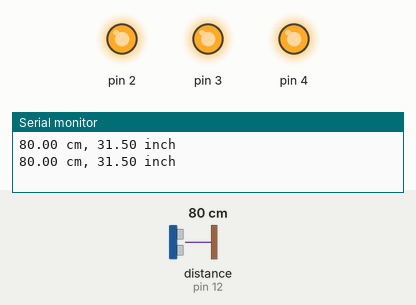
Recording of a sketch running on a simulated Arduino Uno, built with avr-gcc and run on an emulated ATmega328P. On the bench: output pins drawn as LEDs (lit = HIGH), the last lines printed to the serial monitor. Wiring (inferred from the names in the program): ultrasonic range finder: trigger pin 12; echo pin 12. The inputs (shaded band) are chosen by the test bench; at power-on: distance to the obstacle (sensor on pin 12) 80 cm. The echo pulse lasts 58.3 µs per cm.

Above: at 1.8 s.
1.9 s: distance to the obstacle (sensor on pin 12) set to 97 cm
4.2 s: distance to the obstacle (sensor on pin 12) set to 104 cm
At 7.2 s:
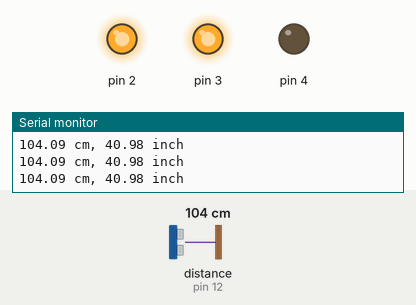
7.5 s: distance to the obstacle (sensor on pin 12) set to 194 cm
10.2 s: distance to the obstacle (sensor on pin 12) set to 204 cm
At 13.3 s:
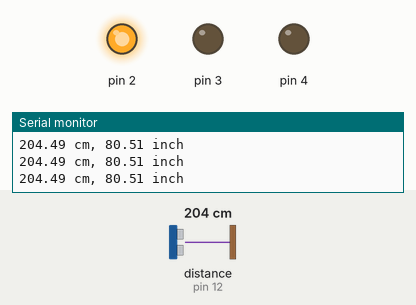
13.6 s: distance to the obstacle (sensor on pin 12) set to 4 cm
At 15.5 s:
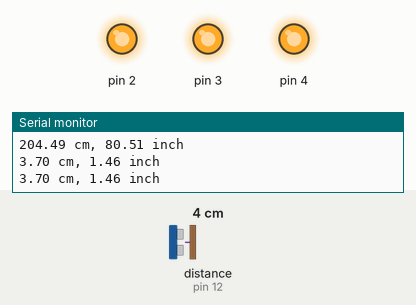
16.6 s: distance to the obstacle (sensor on pin 12) set to 120 cm
At 19.4 s:
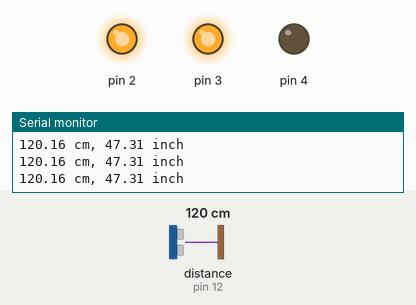
Timing chart, 0 to 20.6 s (numbered marks = the images above; inputs shaded):
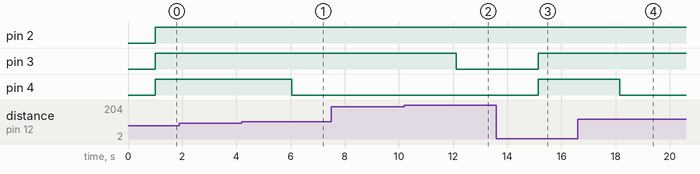

Measured:
- the behaviour switches between 99 and 100 cm on distance to the obstacle (sensor on pin 12) (found by bisection; images 0 and 1)
- the behaviour switches between 199 and 200 cm on distance to the obstacle (sensor on pin 12) (found by bisection; images 1 and 2)
- after the input at 4.2 s, pin 4: HIGH → LOW after 1.8 s
- after the input at 10.2 s, pin 3: HIGH → LOW after 1.9 s
- after the input at 13.6 s, pin 3, pin 4: LOW → HIGH after 1.5 s
- after the input at 16.6 s, pin 4: HIGH → LOW after 1.6 s

The sketch:

code.ino
```cpp
int sensorPin = 12;
float inch;

void setup()
{
  Serial.begin (9600);
}

void loop()
{
  pinMode(sensorPin, OUTPUT);
  pinMode(2,OUTPUT);
  pinMode(3,OUTPUT);
  pinMode(4,OUTPUT);
  long duration;
  float distance;
  digitalWrite(sensorPin, LOW);
  delayMicroseconds(2);
  digitalWrite(sensorPin, HIGH);
  delayMicroseconds(20);
  digitalWrite(sensorPin, LOW);
  pinMode(sensorPin, INPUT);
  duration = pulseIn(sensorPin, HIGH);
  distance = (duration * 0.03444)/2;
  inch = (distance/2.54);

  if (distance >=335 || distance <= 3)
  {
    Serial.print("Out of range");
    delay(1000);
    Serial.print("\n");
  }
  else
  {
    Serial.print(distance);
    Serial.print(" cm, ");
    Serial.print(inch);
    Serial.println(" inch");
    delay(1000);
  }

  if (distance<100 && distance>=3)
  {
    digitalWrite(2,HIGH);
    digitalWrite(3,HIGH);
    digitalWrite(4,HIGH);
  }
  else if (distance>100 && distance<=200)
  {
    digitalWrite(2,HIGH);
    digitalWrite(3,HIGH);
    digitalWrite(4,LOW);
  }
  else if (distance>200 && distance<=335)
  {
    digitalWrite(2,HIGH);
    digitalWrite(3,LOW);
    digitalWrite(4,LOW);
  }
  else
  {
    digitalWrite(2,LOW);
    digitalWrite(3,LOW);
    digitalWrite(4,LOW);
  }
}
```
